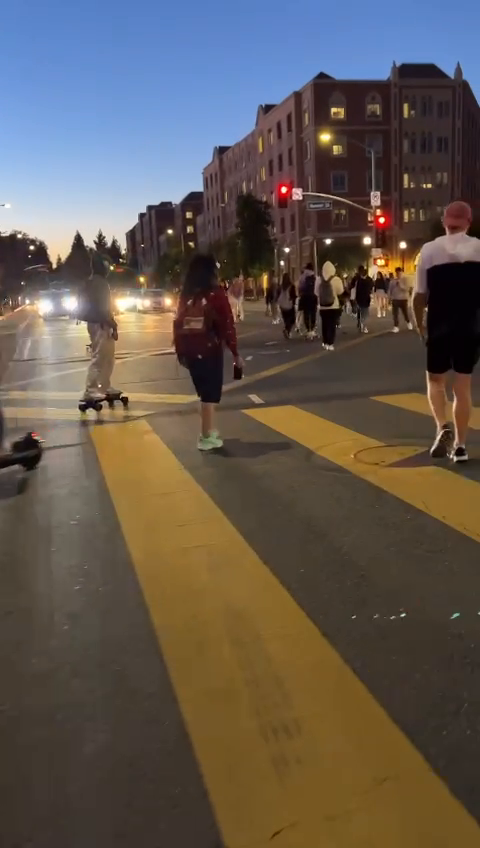
#> input picture frame 51 of video1.mp4, 480 x 848 px
$ jupyter execute 3d.ipynb
#> lines starting #> are read from the running program, lines starting #| are printed output that depends on the picture
[cell 1]
# Import necessary libraries
import cv2
import numpy as np
import open3d as o3d

# Load the video and select the first frame as the reference frame
video = cv2.VideoCapture("video1.mp4")
_, reference_frame = video.read()
#> reference_frame is the input picture: shape (848, 480, 3); mean B, G, R 80.7, 88, 97.3

# Convert the reference frame to grayscale
reference_frame_gray = cv2.cvtColor(reference_frame, cv2.COLOR_BGR2GRAY)
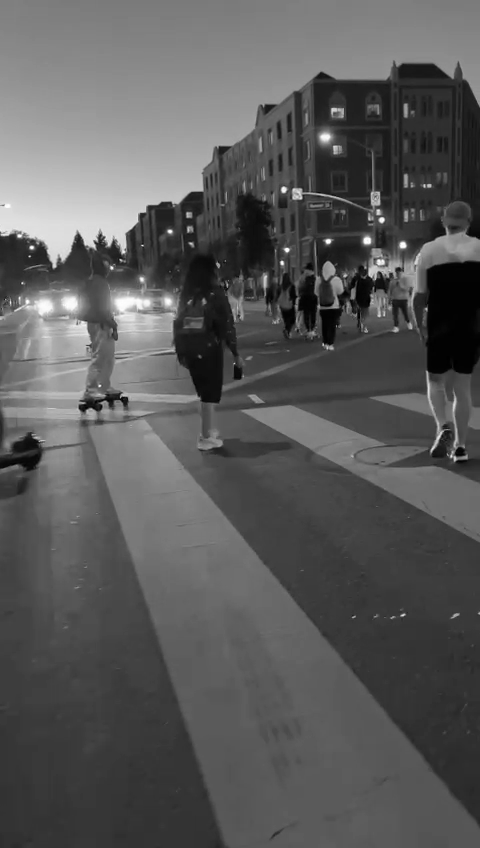
#> reference_frame_gray: shape (848, 480); min 0, max 255, mean 90

# Use SIFT to detect keypoints and compute descriptors in the reference frame
sift = cv2.xfeatures2d.SIFT_create()
reference_keypoints, reference_descriptors = sift.detectAndCompute(reference_frame_gray, None)
#> reference_keypoints = 957 keypoints; strongest (x, y, size): (328, 241, 3.9), (32, 247, 2.8), (367, 240, 5.9), (403, 245, 4.9)

# Create an Open3D point cloud with the reference frame keypoints as the points
reference_point_cloud = o3d.geometry.PointCloud()
reference_point_cloud.points = o3d.utility.Vector3dVector(reference_keypoints)

# Loop over the frames of the video
while True:
    # Read the next frame from the video
    _, frame = video.read()
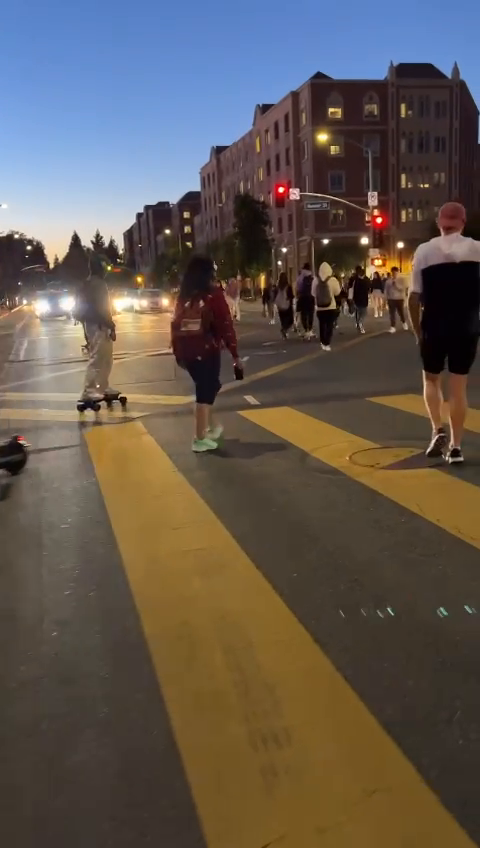
#> input picture frame 52 of video1.mp4, 480 x 848 px
#> frame is the input picture: shape (848, 480, 3); mean B, G, R 80.7, 87.8, 97.1

    # If the frame was not read successfully, break out of the loop
    if frame is None:
        break

    # Convert the frame to grayscale
    frame_gray = cv2.cvtColor(frame, cv2.COLOR_BGR2GRAY)
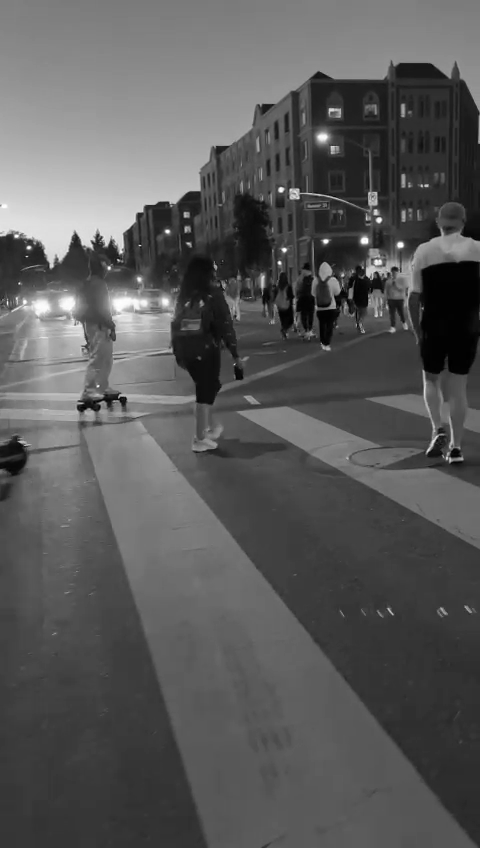
#> frame_gray: shape (848, 480); min 0, max 255, mean 89.8

    # Use SIFT to detect keypoints and compute descriptors in the current frame
    frame_keypoints, frame_descriptors = sift.detectAndCompute(frame_gray, None)
#> frame_keypoints = 907 keypoints; strongest (x, y, size): (29, 247, 2.8), (281, 190, 3.6), (167, 231, 3.1), (279, 263, 2.4)

    # Use FLANN to match the descriptors in the reference and current frames
    matcher = cv2.FlannBasedMatcher()
    matches = matcher.match(reference_descriptors, frame_descriptors)
#> matches = 957 matches

    # Extract the coordinates of the matched keypoints
    reference_points = np.array([reference_keypoints[m.queryIdx].pt for m in matches])
#> reference_points = 957 pairs, first value 6.05 to 475.5, second value 63.88 to 627.1
    frame_points = np.array([frame_keypoints[m.trainIdx].pt for m in matches])
#> frame_points = 957 pairs, first value 4.14 to 475.6, second value 63.57 to 610.4

    # Use the RANSAC algorithm to estimate the essential matrix between the two frames
    _, mask = cv2.findEssentialMat(reference_points, frame_points)
#> mask = 957 values, max 1 at index 1, min 0 at index 0, mean 0.557

    # Use the essential matrix to recover the relative pose of the

$ run again, starting later in the video
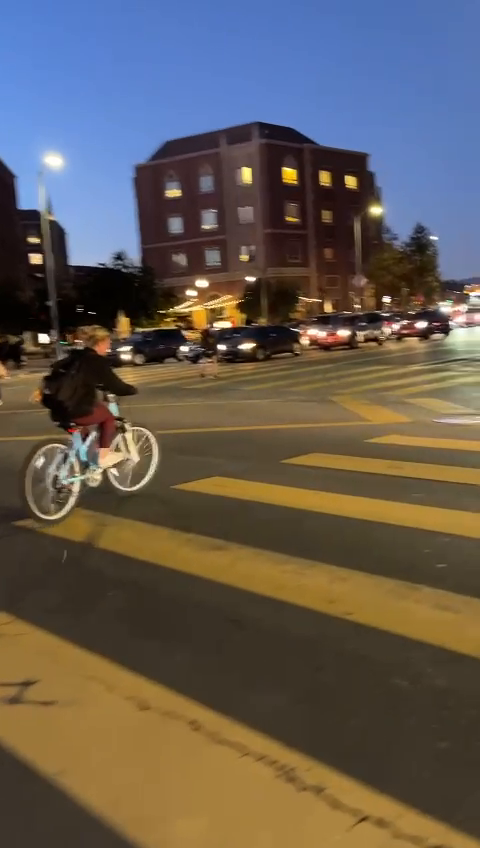
#> input picture frame 233 of video1.mp4, 480 x 848 px
#> reference_frame is the input picture: shape (848, 480, 3); mean B, G, R 83.8, 91, 98.9
#> reference_keypoints = 803 keypoints; strongest (x, y, size): (43, 338, 6.8), (421, 324, 6.5), (386, 299, 5.1), (35, 259, 7.9)
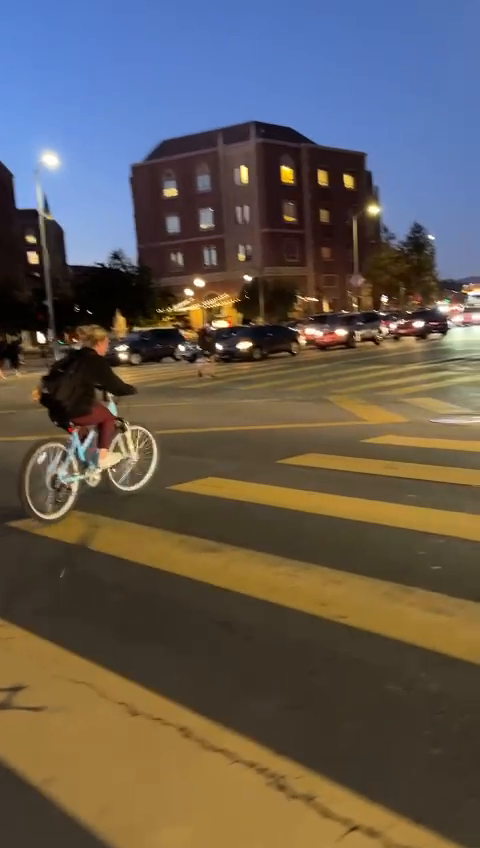
#> input picture frame 234 of video1.mp4, 480 x 848 px
#> frame is the input picture: shape (848, 480, 3); mean B, G, R 83.4, 90.3, 98.2
#> `frame_gray = cv2.cvtColor(frame, cv2.COLOR_BGR2GRAY)`:
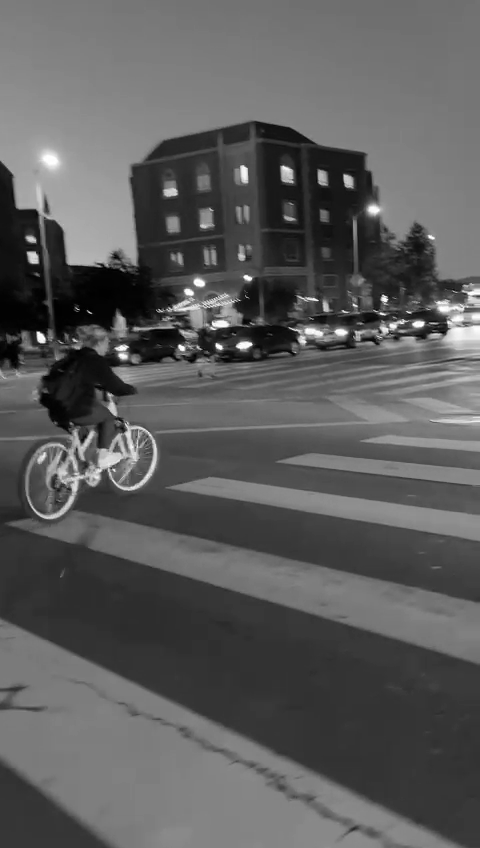
#> frame_gray: shape (848, 480); min 0, max 255, mean 91.9
#> frame_keypoints = 896 keypoints; strongest (x, y, size): (41, 338, 6.1), (244, 345, 7.9), (219, 347, 4.7), (419, 324, 6.4)
#> matches = 803 matches
#> reference_points = 803 pairs, first value 3.64 to 473.4, second value 125.5 to 823.2
#> frame_points = 803 pairs, first value 9.84 to 471, second value 125 to 832.9
#> mask = 803 values, max 1 at index 0, min 0 at index 1, mean 0.503

$ run again, starting later in the video
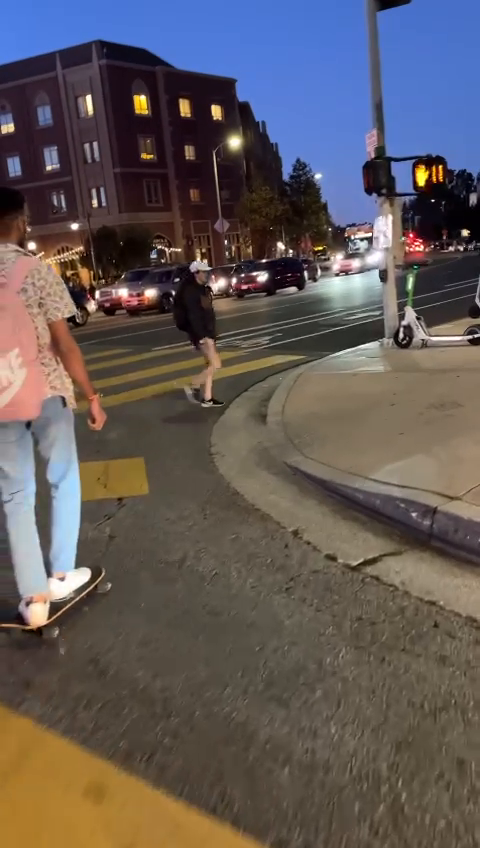
#> input picture frame 414 of video1.mp4, 480 x 848 px
#> reference_frame is the input picture: shape (848, 480, 3); mean B, G, R 88.9, 88.9, 96.6
#> reference_keypoints = 1450 keypoints; strongest (x, y, size): (465, 233, 4.8), (262, 277, 7.9), (235, 142, 10.6), (216, 111, 8.4)
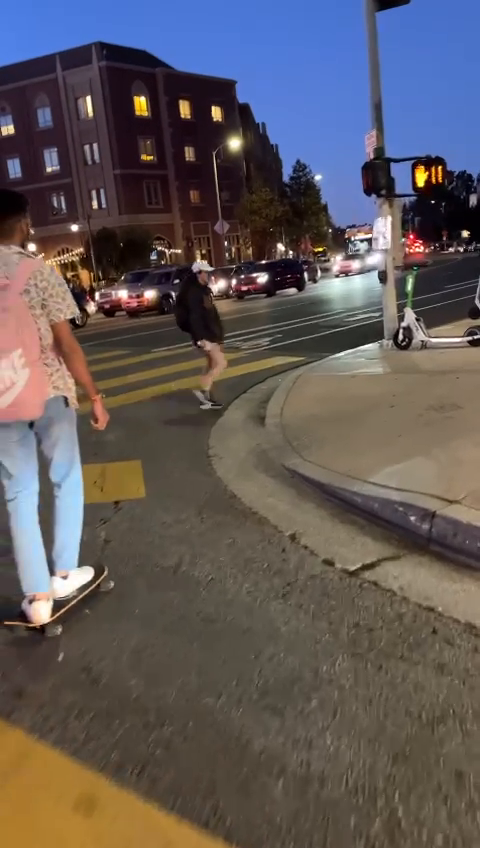
#> input picture frame 415 of video1.mp4, 480 x 848 px
#> frame is the input picture: shape (848, 480, 3); mean B, G, R 89.7, 88.5, 95.5
#> `frame_gray = cv2.cvtColor(frame, cv2.COLOR_BGR2GRAY)`:
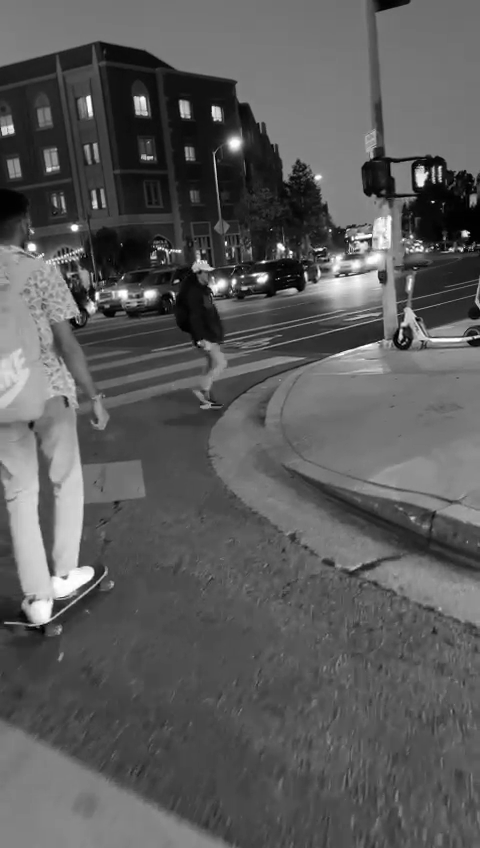
#> frame_gray: shape (848, 480); min 0, max 255, mean 90.7
#> frame_keypoints = 1407 keypoints; strongest (x, y, size): (262, 278, 7.9), (235, 143, 10.6), (74, 228, 5.2), (216, 113, 8.4)
#> matches = 1450 matches
#> reference_points = 1450 pairs, first value 3.05 to 476.7, second value 15.92 to 832.7
#> frame_points = 1450 pairs, first value 6.26 to 476.9, second value 43.54 to 843.4
#> mask = 1450 values, max 1 at index 4, min 0 at index 0, mean 0.643
